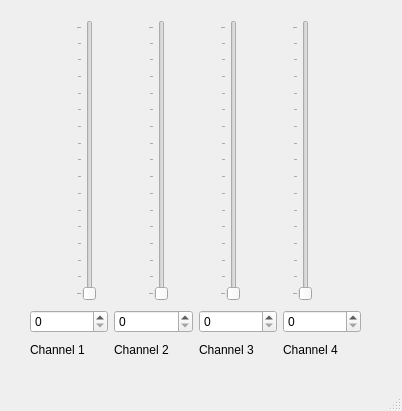
<?xml version="1.0" encoding="UTF-8"?>
<ui version="4.0">
 <class>MainWindow</class>
 <widget class="QMainWindow" name="MainWindow">
  <property name="geometry">
   <rect>
    <x>0</x>
    <y>0</y>
    <width>402</width>
    <height>411</height>
   </rect>
  </property>
  <property name="windowTitle">
   <string>MainWindow</string>
  </property>
  <widget class="QWidget" name="centralwidget">
   <widget class="QWidget" name="horizontalLayoutWidget">
    <property name="geometry">
     <rect>
      <x>30</x>
      <y>20</y>
      <width>331</width>
      <height>281</height>
     </rect>
    </property>
    <layout class="QHBoxLayout" name="horizontalLayout">
     <item>
      <widget class="QSlider" name="channel_1">
       <property name="maximum">
        <number>255</number>
       </property>
       <property name="pageStep">
        <number>16</number>
       </property>
       <property name="value">
        <number>0</number>
       </property>
       <property name="sliderPosition">
        <number>0</number>
       </property>
       <property name="orientation">
        <enum>Qt::Vertical</enum>
       </property>
       <property name="tickPosition">
        <enum>QSlider::TicksAbove</enum>
       </property>
       <property name="tickInterval">
        <number>16</number>
       </property>
      </widget>
     </item>
     <item>
      <widget class="QSlider" name="channel_2">
       <property name="maximum">
        <number>255</number>
       </property>
       <property name="pageStep">
        <number>16</number>
       </property>
       <property name="value">
        <number>0</number>
       </property>
       <property name="orientation">
        <enum>Qt::Vertical</enum>
       </property>
       <property name="tickPosition">
        <enum>QSlider::TicksAbove</enum>
       </property>
       <property name="tickInterval">
        <number>16</number>
       </property>
      </widget>
     </item>
     <item>
      <widget class="QSlider" name="channel_3">
       <property name="maximum">
        <number>255</number>
       </property>
       <property name="pageStep">
        <number>16</number>
       </property>
       <property name="value">
        <number>0</number>
       </property>
       <property name="orientation">
        <enum>Qt::Vertical</enum>
       </property>
       <property name="tickPosition">
        <enum>QSlider::TicksAbove</enum>
       </property>
       <property name="tickInterval">
        <number>16</number>
       </property>
      </widget>
     </item>
     <item>
      <widget class="QSlider" name="channel_4">
       <property name="maximum">
        <number>255</number>
       </property>
       <property name="pageStep">
        <number>16</number>
       </property>
       <property name="value">
        <number>0</number>
       </property>
       <property name="orientation">
        <enum>Qt::Vertical</enum>
       </property>
       <property name="invertedControls">
        <bool>false</bool>
       </property>
       <property name="tickPosition">
        <enum>QSlider::TicksAbove</enum>
       </property>
       <property name="tickInterval">
        <number>16</number>
       </property>
      </widget>
     </item>
    </layout>
   </widget>
   <widget class="QWidget" name="gridLayoutWidget">
    <property name="geometry">
     <rect>
      <x>30</x>
      <y>310</y>
      <width>331</width>
      <height>51</height>
     </rect>
    </property>
    <layout class="QGridLayout" name="gridLayout">
     <item row="0" column="0">
      <widget class="QSpinBox" name="ch_data_1"/>
     </item>
     <item row="0" column="1">
      <widget class="QSpinBox" name="ch_data_2"/>
     </item>
     <item row="0" column="2">
      <widget class="QSpinBox" name="ch_data_3"/>
     </item>
     <item row="0" column="3">
      <widget class="QSpinBox" name="ch_data_4"/>
     </item>
     <item row="1" column="0">
      <widget class="QLabel" name="ch_desc_1">
       <property name="text">
        <string>Channel 1</string>
       </property>
      </widget>
     </item>
     <item row="1" column="1">
      <widget class="QLabel" name="ch_desc_2">
       <property name="text">
        <string>Channel 2</string>
       </property>
      </widget>
     </item>
     <item row="1" column="2">
      <widget class="QLabel" name="ch_desc_3">
       <property name="text">
        <string>Channel 3</string>
       </property>
      </widget>
     </item>
     <item row="1" column="3">
      <widget class="QLabel" name="ch_desc_4">
       <property name="text">
        <string>Channel 4</string>
       </property>
      </widget>
     </item>
    </layout>
   </widget>
  </widget>
  <widget class="QMenuBar" name="menubar">
   <property name="geometry">
    <rect>
     <x>0</x>
     <y>0</y>
     <width>402</width>
     <height>21</height>
    </rect>
   </property>
  </widget>
  <widget class="QStatusBar" name="statusbar"/>
 </widget>
 <resources/>
 <connections/>
</ui>
